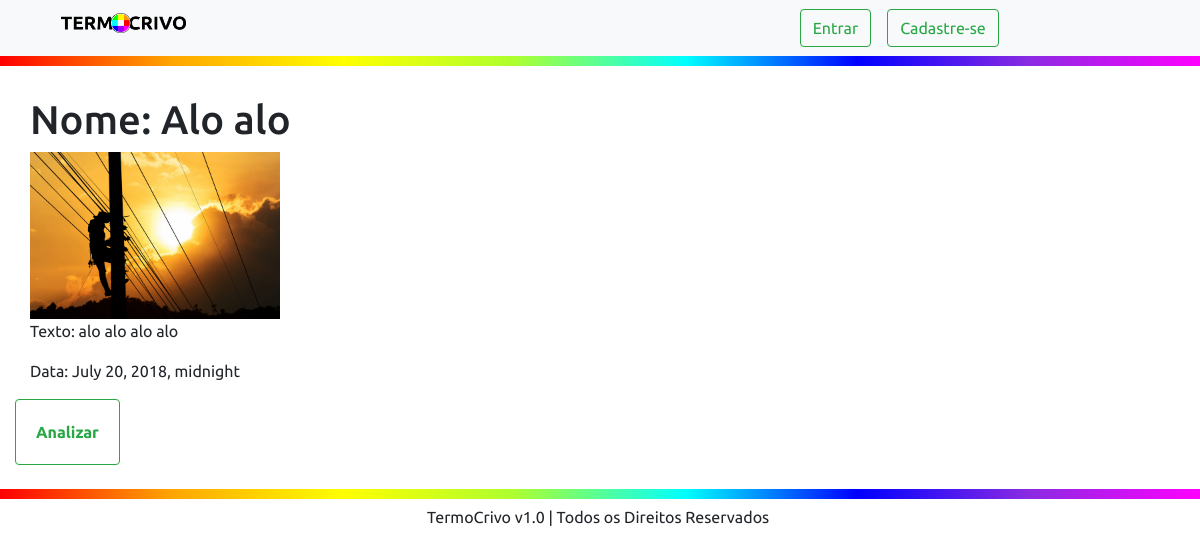
Screenshot of /contaCores/alo-alo/ with the database file from the repository.
### contaCores/models.py (models this page shows, shortened)
class ContaCores(models.Model):
    nome = models.CharField(max_length=100)
    slug = models.CharField(max_length=100)
    texto = models.TextField()
    data = models.DateTimeField()
    foto = models.ImageField(default='default.png', blank=True)
    autor = models.ForeignKey(User, on_delete=models.PROTECT)

### contaCores/views.py (the view)
# urls.py: url(r'^(?P<slug>[\w-]+)/$', views.contaCores_detalhes, name="detalhes"),
def contaCores_detalhes(request, slug):
    contaCor = ContaCores.objects.get(slug=slug)
    return render(request, 'contaCores/contaCores_detalhes.html',{'contaCor':contaCor})

### contaCores/templates/contaCores/contaCores_detalhes.html (shortened to what this page needs)
{% extends 'base_layout.html' %}
{% load static from staticfiles %}
{% block content %}
	<div class="container-fluid mt-3">
		<h1>Nome: {{contaCor.nome}}</h1>
		<img src="{{ contaCor.foto.url }}" width="250px">
		<p>Texto: {{contaCor.texto}}</p>
		<p>Data: {{contaCor.data}}</p>
	</div>
	<form class="site-form" action="{% url 'contaCores:analise' %}" method="post" enctype="multipart/form-data">
        <input class="btn btn-outline-success" type="submit" value="Analizar">
    </form>
{% endblock %}

### assets/css/main.css (style rules this page uses)
body { background: white; font-family: 'Ubuntu', sans-serif; }
.site-form input, .site-form textarea, .site-form label { display: block; margin: 10px 0 0 0; padding: 20px; font-weight: bolder; }

### rows the page displays
ContaCores: nome "Alo alo", foto (picture), texto "alo alo alo alo", data "July 20, 2018, midnight"
